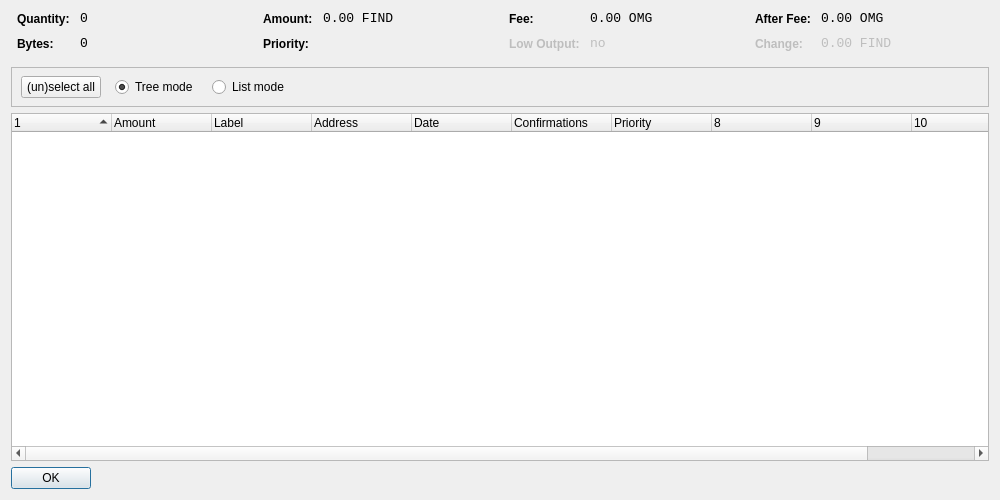
<?xml version="1.0" encoding="UTF-8"?>
<ui version="4.0">
 <class>CoinControlDialog</class>
 <widget class="QDialog" name="CoinControlDialog">
  <property name="geometry">
   <rect>
    <x>0</x>
    <y>0</y>
    <width>1000</width>
    <height>500</height>
   </rect>
  </property>
  <property name="windowTitle">
   <string>Coin Control</string>
  </property>
  <layout class="QVBoxLayout" name="verticalLayout">
   <item>
    <layout class="QHBoxLayout" name="horizontalLayoutTop" stretch="0,0,0,0">
     <property name="topMargin">
      <number>0</number>
     </property>
     <property name="bottomMargin">
      <number>10</number>
     </property>
     <item>
      <layout class="QFormLayout" name="formLayoutCoinControl1">
       <property name="horizontalSpacing">
        <number>10</number>
       </property>
       <property name="verticalSpacing">
        <number>10</number>
       </property>
       <property name="leftMargin">
        <number>6</number>
       </property>
       <property name="rightMargin">
        <number>6</number>
       </property>
       <item row="0" column="0">
        <widget class="QLabel" name="labelCoinControlQuantityText">
         <property name="styleSheet">
          <string notr="true">font-weight:bold;</string>
         </property>
         <property name="text">
          <string>Quantity:</string>
         </property>
        </widget>
       </item>
       <item row="0" column="1">
        <widget class="QLabel" name="labelCoinControlQuantity">
         <property name="font">
          <font>
           <family>Monospace</family>
           <pointsize>10</pointsize>
          </font>
         </property>
         <property name="cursor">
          <cursorShape>IBeamCursor</cursorShape>
         </property>
         <property name="contextMenuPolicy">
          <enum>Qt::ActionsContextMenu</enum>
         </property>
         <property name="text">
          <string notr="true">0</string>
         </property>
         <property name="textInteractionFlags">
          <set>Qt::LinksAccessibleByMouse|Qt::TextSelectableByKeyboard|Qt::TextSelectableByMouse</set>
         </property>
        </widget>
       </item>
       <item row="1" column="0">
        <widget class="QLabel" name="labelCoinControlBytesText">
         <property name="styleSheet">
          <string notr="true">font-weight:bold;</string>
         </property>
         <property name="text">
          <string>Bytes:</string>
         </property>
        </widget>
       </item>
       <item row="1" column="1">
        <widget class="QLabel" name="labelCoinControlBytes">
         <property name="font">
          <font>
           <family>Monospace</family>
           <pointsize>10</pointsize>
          </font>
         </property>
         <property name="cursor">
          <cursorShape>IBeamCursor</cursorShape>
         </property>
         <property name="contextMenuPolicy">
          <enum>Qt::ActionsContextMenu</enum>
         </property>
         <property name="text">
          <string notr="true">0</string>
         </property>
         <property name="textInteractionFlags">
          <set>Qt::LinksAccessibleByMouse|Qt::TextSelectableByKeyboard|Qt::TextSelectableByMouse</set>
         </property>
        </widget>
       </item>
      </layout>
     </item>
     <item>
      <layout class="QFormLayout" name="formLayoutCoinControl2">
       <property name="horizontalSpacing">
        <number>10</number>
       </property>
       <property name="verticalSpacing">
        <number>10</number>
       </property>
       <property name="leftMargin">
        <number>6</number>
       </property>
       <property name="rightMargin">
        <number>6</number>
       </property>
       <item row="0" column="0">
        <widget class="QLabel" name="labelCoinControlAmountText">
         <property name="styleSheet">
          <string notr="true">font-weight:bold;</string>
         </property>
         <property name="text">
          <string>Amount:</string>
         </property>
        </widget>
       </item>
       <item row="0" column="1">
        <widget class="QLabel" name="labelCoinControlAmount">
         <property name="font">
          <font>
           <family>Monospace</family>
           <pointsize>10</pointsize>
          </font>
         </property>
         <property name="cursor">
          <cursorShape>IBeamCursor</cursorShape>
         </property>
         <property name="contextMenuPolicy">
          <enum>Qt::ActionsContextMenu</enum>
         </property>
         <property name="text">
          <string notr="true">0.00 FIND</string>
         </property>
         <property name="textInteractionFlags">
          <set>Qt::LinksAccessibleByMouse|Qt::TextSelectableByKeyboard|Qt::TextSelectableByMouse</set>
         </property>
        </widget>
       </item>
       <item row="1" column="0">
        <widget class="QLabel" name="labelCoinControlPriorityText">
         <property name="styleSheet">
          <string notr="true">font-weight:bold;</string>
         </property>
         <property name="text">
          <string>Priority:</string>
         </property>
        </widget>
       </item>
       <item row="1" column="1">
        <widget class="QLabel" name="labelCoinControlPriority">
         <property name="font">
          <font>
           <family>Monospace</family>
           <pointsize>10</pointsize>
          </font>
         </property>
         <property name="cursor">
          <cursorShape>IBeamCursor</cursorShape>
         </property>
         <property name="contextMenuPolicy">
          <enum>Qt::ActionsContextMenu</enum>
         </property>
         <property name="text">
          <string/>
         </property>
         <property name="textInteractionFlags">
          <set>Qt::LinksAccessibleByMouse|Qt::TextSelectableByKeyboard|Qt::TextSelectableByMouse</set>
         </property>
        </widget>
       </item>
      </layout>
     </item>
     <item>
      <layout class="QFormLayout" name="formLayoutCoinControl3">
       <property name="horizontalSpacing">
        <number>10</number>
       </property>
       <property name="verticalSpacing">
        <number>10</number>
       </property>
       <property name="leftMargin">
        <number>6</number>
       </property>
       <property name="rightMargin">
        <number>6</number>
       </property>
       <item row="0" column="0">
        <widget class="QLabel" name="labelCoinControlFeeText">
         <property name="styleSheet">
          <string notr="true">font-weight:bold;</string>
         </property>
         <property name="text">
          <string>Fee:</string>
         </property>
        </widget>
       </item>
       <item row="0" column="1">
        <widget class="QLabel" name="labelCoinControlFee">
         <property name="font">
          <font>
           <family>Monospace</family>
           <pointsize>10</pointsize>
          </font>
         </property>
         <property name="cursor">
          <cursorShape>IBeamCursor</cursorShape>
         </property>
         <property name="contextMenuPolicy">
          <enum>Qt::ActionsContextMenu</enum>
         </property>
         <property name="text">
          <string notr="true">0.00 OMG</string>
         </property>
         <property name="textInteractionFlags">
          <set>Qt::LinksAccessibleByMouse|Qt::TextSelectableByKeyboard|Qt::TextSelectableByMouse</set>
         </property>
        </widget>
       </item>
       <item row="1" column="0">
        <widget class="QLabel" name="labelCoinControlLowOutputText">
         <property name="enabled">
          <bool>false</bool>
         </property>
         <property name="styleSheet">
          <string notr="true">font-weight:bold;</string>
         </property>
         <property name="text">
          <string>Low Output:</string>
         </property>
        </widget>
       </item>
       <item row="1" column="1">
        <widget class="QLabel" name="labelCoinControlLowOutput">
         <property name="enabled">
          <bool>false</bool>
         </property>
         <property name="font">
          <font>
           <family>Monospace</family>
           <pointsize>10</pointsize>
          </font>
         </property>
         <property name="cursor">
          <cursorShape>IBeamCursor</cursorShape>
         </property>
         <property name="contextMenuPolicy">
          <enum>Qt::ActionsContextMenu</enum>
         </property>
         <property name="text">
          <string notr="true">no</string>
         </property>
         <property name="textInteractionFlags">
          <set>Qt::LinksAccessibleByMouse|Qt::TextSelectableByKeyboard|Qt::TextSelectableByMouse</set>
         </property>
        </widget>
       </item>
      </layout>
     </item>
     <item>
      <layout class="QFormLayout" name="formLayoutCoinControl4">
       <property name="horizontalSpacing">
        <number>10</number>
       </property>
       <property name="verticalSpacing">
        <number>10</number>
       </property>
       <property name="leftMargin">
        <number>6</number>
       </property>
       <property name="rightMargin">
        <number>6</number>
       </property>
       <item row="0" column="0">
        <widget class="QLabel" name="labelCoinControlAfterFeeText">
         <property name="styleSheet">
          <string notr="true">font-weight:bold;</string>
         </property>
         <property name="text">
          <string>After Fee:</string>
         </property>
        </widget>
       </item>
       <item row="0" column="1">
        <widget class="QLabel" name="labelCoinControlAfterFee">
         <property name="font">
          <font>
           <family>Monospace</family>
           <pointsize>10</pointsize>
          </font>
         </property>
         <property name="cursor">
          <cursorShape>IBeamCursor</cursorShape>
         </property>
         <property name="contextMenuPolicy">
          <enum>Qt::ActionsContextMenu</enum>
         </property>
         <property name="text">
          <string notr="true">0.00 OMG</string>
         </property>
         <property name="textInteractionFlags">
          <set>Qt::LinksAccessibleByMouse|Qt::TextSelectableByKeyboard|Qt::TextSelectableByMouse</set>
         </property>
        </widget>
       </item>
       <item row="1" column="0">
        <widget class="QLabel" name="labelCoinControlChangeText">
         <property name="enabled">
          <bool>false</bool>
         </property>
         <property name="styleSheet">
          <string notr="true">font-weight:bold;</string>
         </property>
         <property name="text">
          <string>Change:</string>
         </property>
        </widget>
       </item>
       <item row="1" column="1">
        <widget class="QLabel" name="labelCoinControlChange">
         <property name="enabled">
          <bool>false</bool>
         </property>
         <property name="font">
          <font>
           <family>Monospace</family>
           <pointsize>10</pointsize>
          </font>
         </property>
         <property name="cursor">
          <cursorShape>IBeamCursor</cursorShape>
         </property>
         <property name="contextMenuPolicy">
          <enum>Qt::ActionsContextMenu</enum>
         </property>
         <property name="text">
          <string notr="true">0.00 FIND</string>
         </property>
         <property name="textInteractionFlags">
          <set>Qt::LinksAccessibleByMouse|Qt::TextSelectableByKeyboard|Qt::TextSelectableByMouse</set>
         </property>
        </widget>
       </item>
      </layout>
     </item>
    </layout>
   </item>
   <item>
    <widget class="QFrame" name="frame">
     <property name="minimumSize">
      <size>
       <width>0</width>
       <height>40</height>
      </size>
     </property>
     <property name="frameShape">
      <enum>QFrame::StyledPanel</enum>
     </property>
     <property name="frameShadow">
      <enum>QFrame::Sunken</enum>
     </property>
     <widget class="QWidget" name="horizontalLayoutWidget">
      <property name="geometry">
       <rect>
        <x>10</x>
        <y>0</y>
        <width>781</width>
        <height>41</height>
       </rect>
      </property>
      <layout class="QHBoxLayout" name="horizontalLayoutPanel" stretch="0,0,0,0,0">
       <property name="spacing">
        <number>14</number>
       </property>
       <item>
        <widget class="QPushButton" name="pushButtonSelectAll">
         <property name="sizePolicy">
          <sizepolicy hsizetype="Maximum" vsizetype="Fixed">
           <horstretch>0</horstretch>
           <verstretch>0</verstretch>
          </sizepolicy>
         </property>
         <property name="text">
          <string>(un)select all</string>
         </property>
        </widget>
       </item>
       <item>
        <widget class="QRadioButton" name="radioTreeMode">
         <property name="sizePolicy">
          <sizepolicy hsizetype="Maximum" vsizetype="Fixed">
           <horstretch>0</horstretch>
           <verstretch>0</verstretch>
          </sizepolicy>
         </property>
         <property name="text">
          <string>Tree mode</string>
         </property>
         <property name="checked">
          <bool>true</bool>
         </property>
        </widget>
       </item>
       <item>
        <widget class="QRadioButton" name="radioListMode">
         <property name="sizePolicy">
          <sizepolicy hsizetype="Maximum" vsizetype="Fixed">
           <horstretch>0</horstretch>
           <verstretch>0</verstretch>
          </sizepolicy>
         </property>
         <property name="text">
          <string>List mode</string>
         </property>
        </widget>
       </item>
       <item>
        <spacer name="horizontalSpacer">
         <property name="orientation">
          <enum>Qt::Horizontal</enum>
         </property>
         <property name="sizeHint" stdset="0">
          <size>
           <width>40</width>
           <height>20</height>
          </size>
         </property>
        </spacer>
       </item>
      </layout>
     </widget>
    </widget>
   </item>
   <item>
    <widget class="CoinControlTreeWidget" name="treeWidget">
     <property name="contextMenuPolicy">
      <enum>Qt::CustomContextMenu</enum>
     </property>
     <property name="sortingEnabled">
      <bool>false</bool>
     </property>
     <property name="columnCount">
      <number>11</number>
     </property>
     <attribute name="headerShowSortIndicator" stdset="0">
      <bool>true</bool>
     </attribute>
     <attribute name="headerStretchLastSection">
      <bool>false</bool>
     </attribute>
     <column>
      <property name="text">
       <string/>
      </property>
     </column>
     <column>
      <property name="text">
       <string>Amount</string>
      </property>
     </column>
     <column>
      <property name="text">
       <string>Label</string>
      </property>
     </column>
     <column>
      <property name="text">
       <string>Address</string>
      </property>
     </column>
     <column>
      <property name="text">
       <string>Date</string>
      </property>
     </column>
     <column>
      <property name="text">
       <string>Confirmations</string>
      </property>
      <property name="toolTip">
       <string>Confirmed</string>
      </property>
     </column>
     <column>
      <property name="text">
       <string>Priority</string>
      </property>
     </column>
     <column>
      <property name="text">
       <string/>
      </property>
     </column>
     <column>
      <property name="text">
       <string/>
      </property>
     </column>
     <column>
      <property name="text">
       <string/>
      </property>
     </column>
     <column>
      <property name="text">
       <string/>
      </property>
     </column>
    </widget>
   </item>
   <item>
    <widget class="QDialogButtonBox" name="buttonBox">
     <property name="sizePolicy">
      <sizepolicy hsizetype="Maximum" vsizetype="Fixed">
       <horstretch>0</horstretch>
       <verstretch>0</verstretch>
      </sizepolicy>
     </property>
     <property name="orientation">
      <enum>Qt::Horizontal</enum>
     </property>
     <property name="standardButtons">
      <set>QDialogButtonBox::Ok</set>
     </property>
    </widget>
   </item>
  </layout>
 </widget>
 <customwidgets>
  <customwidget>
   <class>CoinControlTreeWidget</class>
   <extends>QTreeWidget</extends>
   <header>coincontroltreewidget.h</header>
  </customwidget>
 </customwidgets>
 <resources/>
 <connections/>
</ui>
